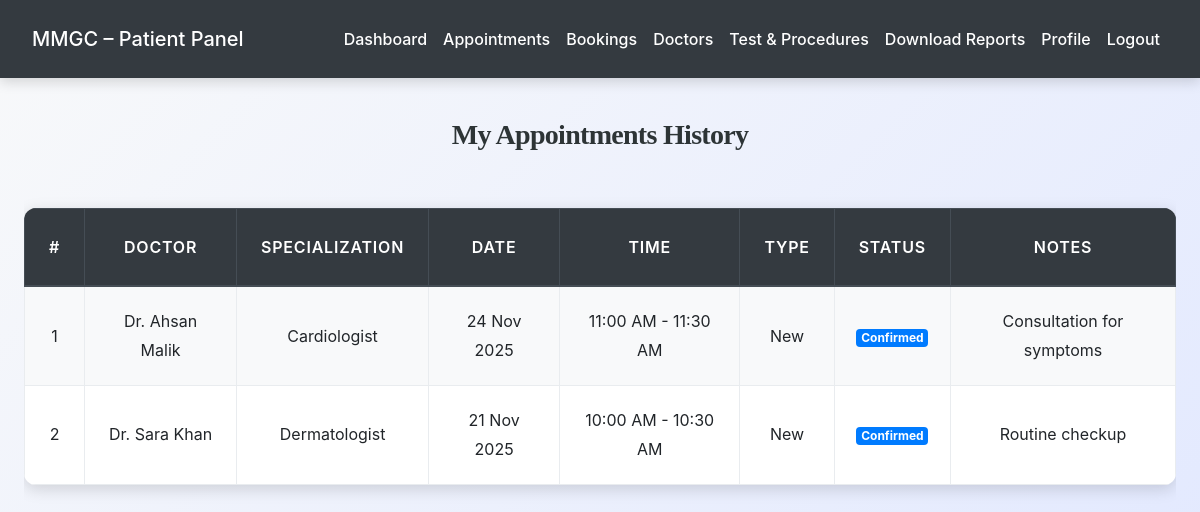
The app's page /patient/appointments_history.php (signed in) with its own data.
### tables this page shows
CREATE TABLE `appointments` (
  `id` int(11) NOT NULL,
  `patient_id` int(11) NOT NULL,
  `doctor_id` int(11) NOT NULL,
  `appointment_date` date NOT NULL,
  `start_time` time NOT NULL,
  `end_time` time NOT NULL,
  `status` enum('scheduled','confirmed','completed','cancelled','no-show') DEFAULT 'scheduled',
  `appointment_type` enum('new','follow-up') DEFAULT 'new',
  `notes` text DEFAULT NULL,
  `created_at` timestamp NOT NULL DEFAULT current_timestamp()
);

CREATE TABLE `doctors` (
  `id` int(11) NOT NULL,
  `full_name` varchar(150) NOT NULL,
  `email` varchar(150) DEFAULT NULL,
  `phone` varchar(50) DEFAULT NULL,
  `password` varchar(255) DEFAULT NULL,
  `specialization` varchar(150) DEFAULT NULL,
  `qualification` varchar(150) DEFAULT NULL,
  `experience_years` int(11) DEFAULT NULL,
  `consultation_fee` decimal(10,2) DEFAULT NULL,
  `profile_image` varchar(255) DEFAULT NULL,
  `bio` text DEFAULT NULL,
  `status` enum('active','inactive','on_leave') DEFAULT 'active',
  `created_at` timestamp NOT NULL DEFAULT current_timestamp()
);

### patient/appointments_history.php (the view, shortened to what this page needs)
<?php
include('../config.php');
$patient_id = $_SESSION['patient_id'];
$query = "
    SELECT a.*, d.full_name AS doctor_name, d.specialization
    FROM appointments a
    JOIN doctors d ON a.doctor_id = d.id
    WHERE a.patient_id = ?
    ORDER BY a.appointment_date DESC, a.start_time DESC
";
$stmt = $conn->prepare($query);
$stmt->bind_param("i", $patient_id);
$stmt->execute();
$result = $stmt->get_result();
$appointments = $result->fetch_all(MYSQLI_ASSOC);
?>
<!DOCTYPE html>
<html>
<head>
    <link rel="stylesheet" href="https://stackpath.bootstrapcdn.com/bootstrap/4.5.2/css/bootstrap.min.css">
    <link rel="stylesheet" href="../css/style.css">
</head>
<body>
<?php include('navbar.php'); ?>
<div class="container mt-4">
    <h3 class="text-center mb-4">My Appointments History</h3>
    <?php if (empty($appointments)): ?>
        <div class="alert alert-info text-center">
            You have no appointments yet.
        </div>
    <?php else: ?>
        <div class="table-responsive">
            <table class="table table-bordered table-striped">
                <thead class="thead-dark">
                    <tr>
                        <th>#</th>
                        <th>Doctor</th>
                        <th>Specialization</th>
                        <th>Date</th>
                        <th>Time</th>
                        <th>Type</th>
                        <th>Status</th>
                        <th>Notes</th>
                    </tr>
                </thead>
                <tbody>
                    <?php foreach ($appointments as $index => $appt): ?>
                        <tr>
                            <td><?php echo $index + 1; ?></td>
                            <td><?php echo htmlspecialchars($appt['doctor_name']); ?></td>
                            <td><?php echo htmlspecialchars($appt['specialization']); ?></td>
                            <td><?php echo date('d M Y', strtotime($appt['appointment_date'])); ?></td>
                            <td><?php echo date('h:i A', strtotime($appt['start_time'])) . " - " . date('h:i A', strtotime($appt['end_time'])); ?></td>
                            <td><?php echo ucfirst($appt['appointment_type']); ?></td>
                            <td>
                                <?php
                                    $status_class = [
                                        'scheduled' => 'badge badge-warning',
                                        'confirmed' => 'badge badge-primary',
                                        'completed' => 'badge badge-success',
                                        'cancelled' => 'badge badge-danger',
                                        'no-show' => 'badge badge-secondary'
                                    ];
                                ?>
                                <span class="<?php echo $status_class[$appt['status']] ?? 'badge badge-light'; ?>">
                                    <?php echo ucfirst($appt['status']); ?>
                                </span>
                            </td>
                            <td><?php echo htmlspecialchars($appt['notes']); ?></td>
                        </tr>
                    <?php endforeach; ?>
                </tbody>
            </table>
        </div>
    <?php endif; ?>
</div>
</body>
</html>

### css/style.css (style rules this page uses)
:root { --primary: #007bff; --secondary: #6c757d; --success: #28a745; --info: #17a2b8; --warning: #ffc107; --danger: #dc3545; --light: #f8f9fa; --dark: #2d3436; --accent: #ff6f61; --highlight: #6f42c1; --shadow: rgba(0, 0, 0, 0.15); --transition: all 0.3s ease-in-out; }
body { font-family: 'Inter', 'Segoe UI', Tahoma, Geneva, Verdana, sans-serif; background: linear-gradient(135deg, var(--light) 0%, #e0e7ff 100%); color: var(--dark); line-height: 1.8; margin: 0; padding: 0; min-height: 100vh; font-size: 16px; }
h1, h2, h3, h4 { text-align: center; margin: 2.5rem 0; font-family: 'Georgia', 'Times New Roman', serif; color: var(--dark); font-weight: 700; letter-spacing: -0.025em; }
h3 { font-size: 1.75rem; }
.container { max-width: 1200px; margin: 0 auto 3rem; padding: 0 1.5rem; }
.table { width: 100%; border-collapse: collapse; margin: 2rem 0; font-size: 1rem; background-color: #ffffff; border-radius: 12px; overflow: hidden; box-shadow: 0 4px 16px var(--shadow); transition: var(--transition); }
.table th, .table td { padding: 1.25rem; border: 1px solid #e9ecef; text-align: center; vertical-align: middle; }
.table thead th { background-color: rgb(0, 0, 0); color: white; font-weight: 600; text-transform: uppercase; letter-spacing: 0.05em; padding: 1.5rem; }
.table tbody tr { transition: var(--transition); }
.table tbody tr:nth-child(odd) { background-color: var(--light); }

### records on screen
appointments: doctor.full_name "Dr. Ahsan Malik", doctor.specialization "Cardiologist", appointment_date "24 Nov 2025", start_time "11:00 AM", end_time "11:30 AM", appointment_type "New", status "Confirmed", notes "Consultation for symptoms"
appointments: doctor.full_name "Dr. Sara Khan", doctor.specialization "Dermatologist", appointment_date "21 Nov 2025", start_time "10:00 AM", end_time "10:30 AM", appointment_type "New", status "Confirmed", notes "Routine checkup"
